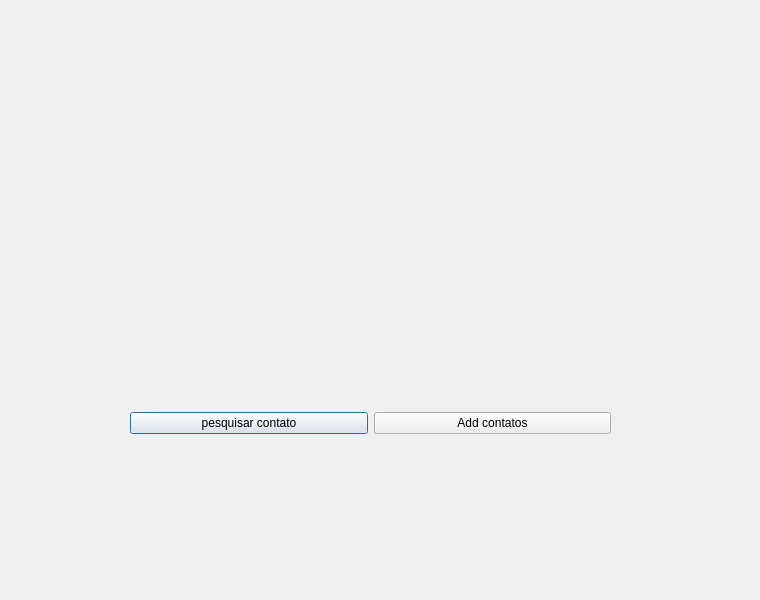
<?xml version="1.0" encoding="UTF-8"?>
<ui version="4.0">
 <class>fm_principal</class>
 <widget class="QDialog" name="fm_principal">
  <property name="geometry">
   <rect>
    <x>0</x>
    <y>0</y>
    <width>760</width>
    <height>600</height>
   </rect>
  </property>
  <property name="windowTitle">
   <string>Dialog</string>
  </property>
  <widget class="QWidget" name="layoutWidget">
   <property name="geometry">
    <rect>
     <x>130</x>
     <y>410</y>
     <width>481</width>
     <height>26</height>
    </rect>
   </property>
   <layout class="QHBoxLayout" name="horizontalLayout">
    <item>
     <widget class="QPushButton" name="pushButton_2">
      <property name="text">
       <string>pesquisar contato</string>
      </property>
     </widget>
    </item>
    <item>
     <widget class="QPushButton" name="pushButton_add">
      <property name="text">
       <string>Add contatos</string>
      </property>
     </widget>
    </item>
   </layout>
  </widget>
 </widget>
 <resources/>
 <connections/>
</ui>
